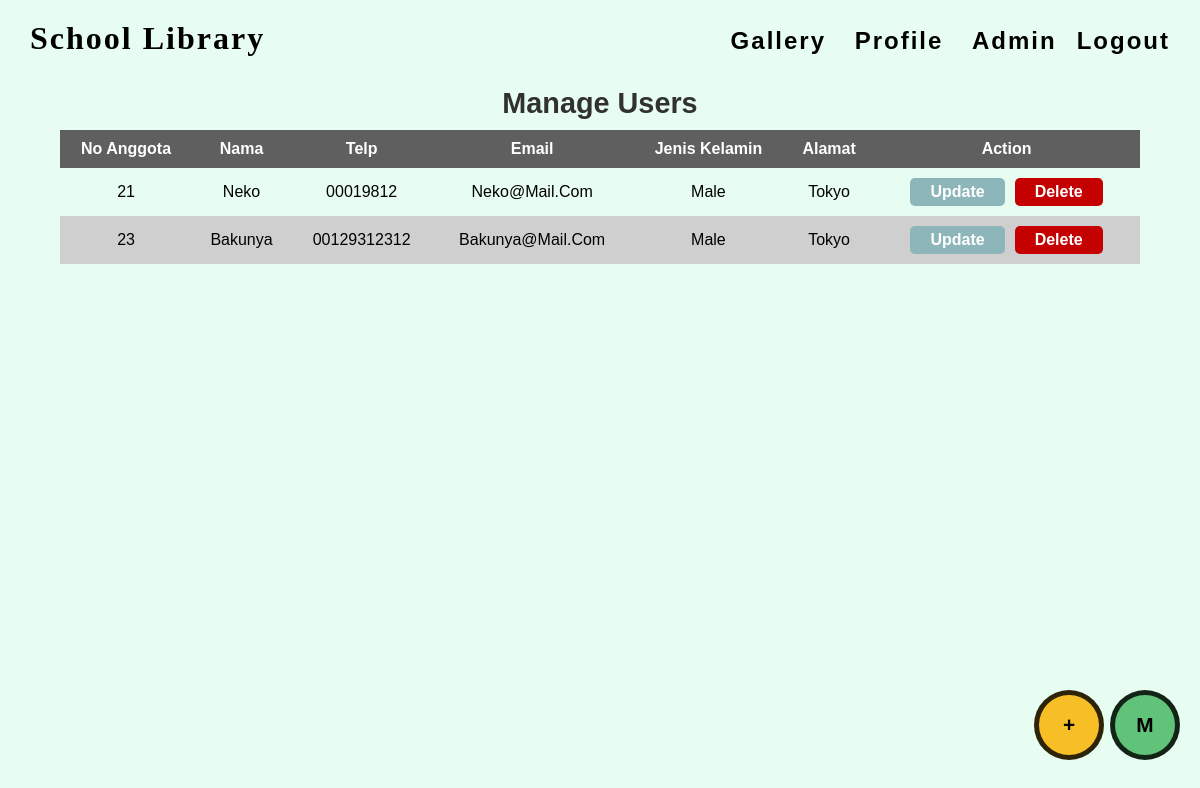
Page /manage_users.php (signed in) on the committed database.
### tables this page shows
CREATE TABLE `anggota` (
  `no_anggota` int(5) NOT NULL,
  `nama` varchar(35) NOT NULL,
  `jk` enum('male','female') NOT NULL,
  `telp` varchar(15) NOT NULL,
  `alamat` varchar(70) NOT NULL,
  `email` varchar(40) NOT NULL,
  `entry_date` date NOT NULL
);

### manage_users.php (the view, shortened to what this page needs)
<?php
  $check = check_login();
if ($check) {
  include_once("./action/connection.php");
  $result = mysqli_query($mysqli, "SELECT * FROM anggota ORDER BY nama DESC");
}
?>
<!DOCTYPE html>
<html lang="en">
  <head>
    <link rel="stylesheet" href="/web-perpus/style/style.css" />
    <link rel="stylesheet" href="/web-perpus/style/admin.css" />
    <link rel="stylesheet" href="/web-perpus/style/manage_buku.css?v=1">
  </head>
  <body>
    <nav>
      <section class="logo">
        <a href="/web-perpus/index.php">School Library</a>
      </section>
      <section class="nav-right">
        <a href="/web-perpus/gallery.php">gallery</a>
        <a href="/web-perpus/index.php#profile">profile</a>
        <?php
          if ($_SESSION['username']) {
            echo '<a href="/web-perpus/pinjam.php">admin</a>';
            echo '<a href="/web-perpus/logout.php">Logout</a>';
          }
        ?>
      </section>
    </nav>
    <h1 class="title">Manage Users</h1>
    <div class="table-container">
        <table>
            <thead>
                <tr>
                    <th>no anggota</th>
                    <th>nama</th>
                    <th>telp</th>
                    <th>email</th>
                    <th>jenis kelamin</th>
                    <th>alamat</th>
                    <th>action</th>
                </tr>
            </thead>
            <tbody>
                <?php
                  while ($anggota = mysqli_fetch_array($result)) {
                    $nama = strval($anggota['nama']);
                    $telp = strval($anggota['telp']);
                    $email = strval($anggota['email']);
                    $jk = strval($anggota['jk']);
                    $alamat = strval($anggota['alamat']);
                    $no = strval($anggota['no_anggota']);
                    echo "<tr>";
                       echo "<td>".$no."</td>";
                       echo "<td>".$nama."</td>";
                       echo "<td>".$telp."</td>";
                       echo "<td>".$email."</td>";
                       echo "<td>".$jk."</td>";
                       echo "<td>".$alamat."</td>";
                       echo '<td>';
                            echo '<button class="update" data-id="1" onclick="openSezamUpdate(`update`, `'.$no.', '.$nama.', '.$telp.', '.$email.', '.$jk.', '.$alamat.'`)">update</button>';
                            echo '<button class="delete" data-id="1" onclick="openSezamDelete(`'.$no.'`)">delete</button>';
                       echo '</td>';
                    echo "</tr>";
                  }
                ?>
            </tbody>
        </table>
    </div>
    <section class="button-nav">M</section>
    <section class="button-add" onclick="openSezamUpdate('add', null)">+</section>
  </body>
</html>

### style/style.css (style rules this page uses)
* { margin: 0; padding: 0; box-sizing: border-box; font-family: sans-serif; text-decoration: none; color: black; scroll-behavior: smooth; }
body { background-color: rgba(211, 253, 230, 0.514); }
h1.title { font-size: 1.8rem; color: rgb(49, 49, 49); padding: 10px; text-align: center; text-transform: capitalize; }
nav { display: flex; justify-content: flex-start; padding: 20px; align-items: baseline; }
.logo, .nav { margin: 0 10px; font-size: larger; font-weight: bold; letter-spacing: 2px; }
.logo > a { font-size: 2rem; font-family: Ubuntu; }
nav > .nav-right { font-size: 1.5rem; margin-left: auto; text-transform: capitalize; letter-spacing: 2px; }
nav > .nav-right > a { padding: 10px; font-weight: 600; }
a, .gallery .img > img { transition: 250ms ease-in-out; }

### style/admin.css (style rules this page uses)
.button-nav { display: grid; place-content: center; font-weight: 700; font-size: 1.3rem; width: 70px; height: 70px; border-radius: 50%; background-color: rgb(97, 194, 121); position: fixed; bottom: 0; right: 0; margin: 0 20px 40px 0; cursor: pointer; transition: 250ms ease-in-out; border: 5px solid rgba(0, 0, 0, 0.815); }

### style/manage_buku.css (style rules this page uses)
.table-container { margin-bottom: 20px; }
.table-container > table { width: 90vw; margin: 0 auto; }
th, td { text-align: center; padding: 10px; text-transform: capitalize; }
table { border-collapse:collapse }
thead { background-color: rgb(95, 95, 95); }
th { color: white; }
tr:nth-child(even) { background-color: rgb(207, 207, 207); }
.update, .delete { padding: 5px 20px; border: none; outline: none; font-size: 1rem; border-radius: 5px; transition: 450ms all; font-weight: 600; text-transform: capitalize; cursor: pointer; margin: 0 5px; }
.update { color: white; background-color: rgb(140, 182, 185); }
.delete { color: white; background-color: rgb(196, 0, 0); }
.button-add { display: grid; place-content: center; font-weight: 700; font-size: 1.3rem; width: 70px; height: 70px; border-radius: 50%; background-color: rgb(247, 191, 37); margin: 0 6rem 40px 0; cursor: pointer; transition: 250ms ease-in-out; border: 5px solid rgba(0, 0, 0, 0.815); position: fixed; bottom: 0; right: 0; }

### rows in the picture
anggota: no_anggota "21", nama "Neko", telp "00019812", email "Neko@mail.com", jk "Male", alamat "Tokyo"
anggota: no_anggota "23", nama "Bakunya", telp "00129312312", email "Bakunya@mail.com", jk "Male", alamat "Tokyo"
